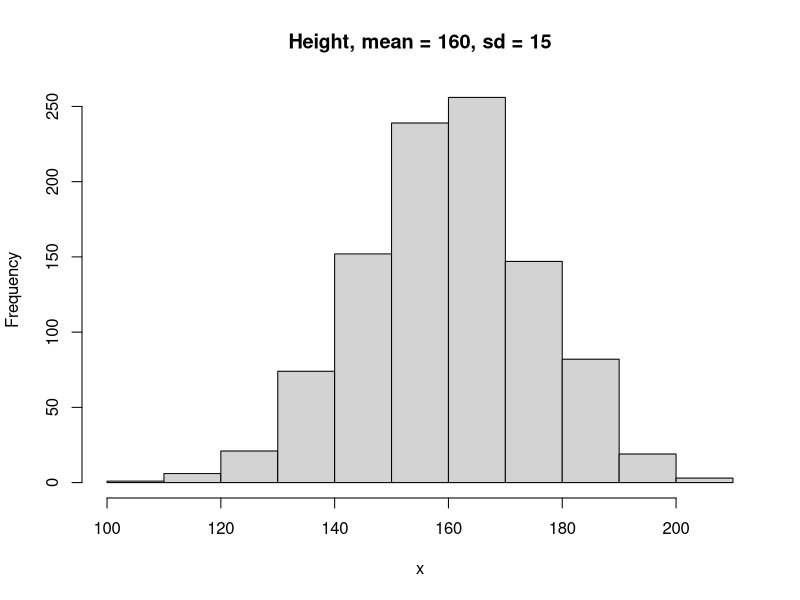
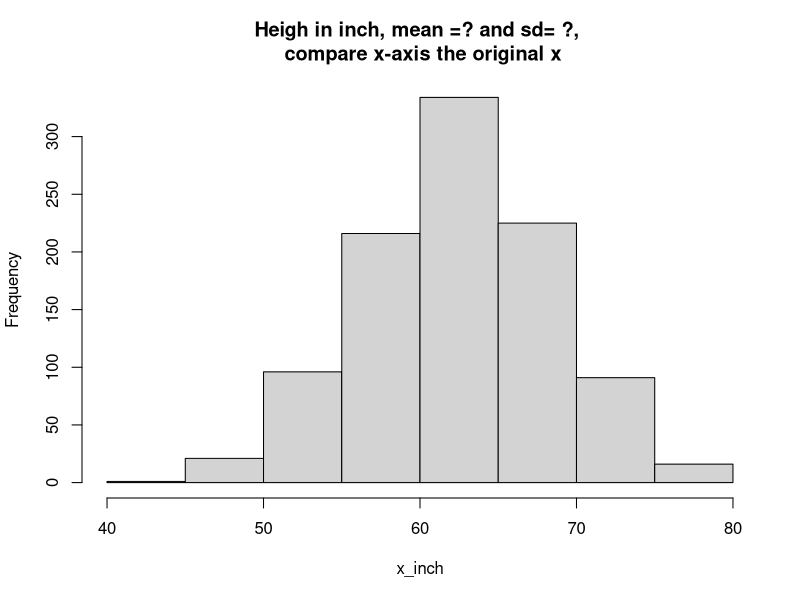
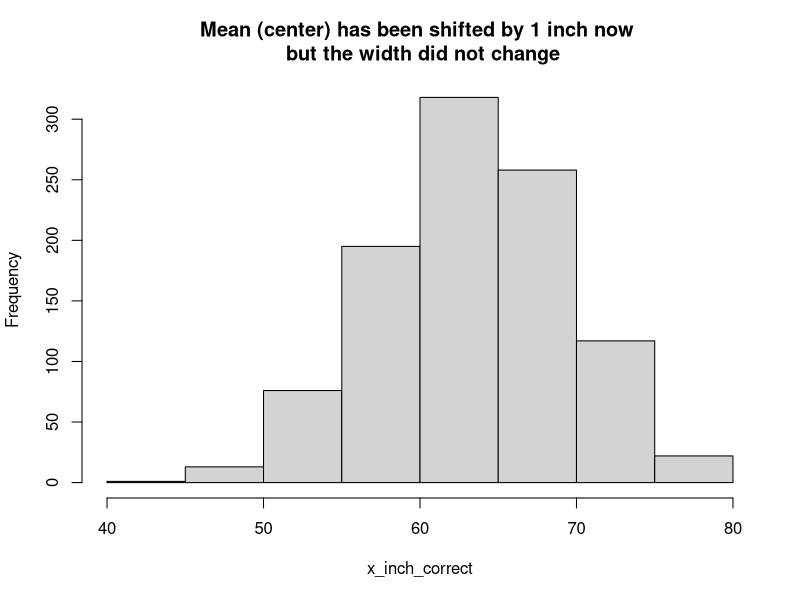

Here is the R script that generated these plots, in order:
# Exampple linear transformation, Part 1 (descriptive) - 2. 

# Hypothetical height distribution, in centimeter. Mean is 160 cm and sd (standard deviation ) is 15. A sample of 1000 people from a hypothetical population of a few million
# these are artificial (simulated) data, and you will know how to use this function in R in "Probability" module of EPIB613
x <- rnorm(n = 1000, mean = 160, sd = 15)


# Histogram of x variable
hist(x, main = "Height, mean = 160, sd = 15")


# New variable called x_inch, transformed from centimeter to inch 
x_inch <- x*0.39
hist(x_inch, main = "Heigh in inch, mean =? and sd= ?, \n compare x-axis the original x")


# Now lets check how the mean and sd of x changed, when you multipleied with the constant 
mean(x)
mean(x_inch)

sd(x)
sd(x_inch) # was it multiplied by 0.39 ?



# It turned out that the ruler to measure the hight was not accurate but was designed to report 1 inch lower than it shoud, so we need to add 1 inch to everyone's height now 
x_inch_correct <- x_inch + 1

# Dispalying the histogram
hist(x_inch_correct, main = "Mean (center) has been shifted by 1 inch now \n but the width did not change")

# mean has now shifted, since everyone got 1 inch taller 
mean(x_inch)
mean(x_inch_correct)


# How about SD? does adding a value (as opposed to multiplying) change the spread of the distribution? 
sd(x_inch)
sd(x_inch_correct)

